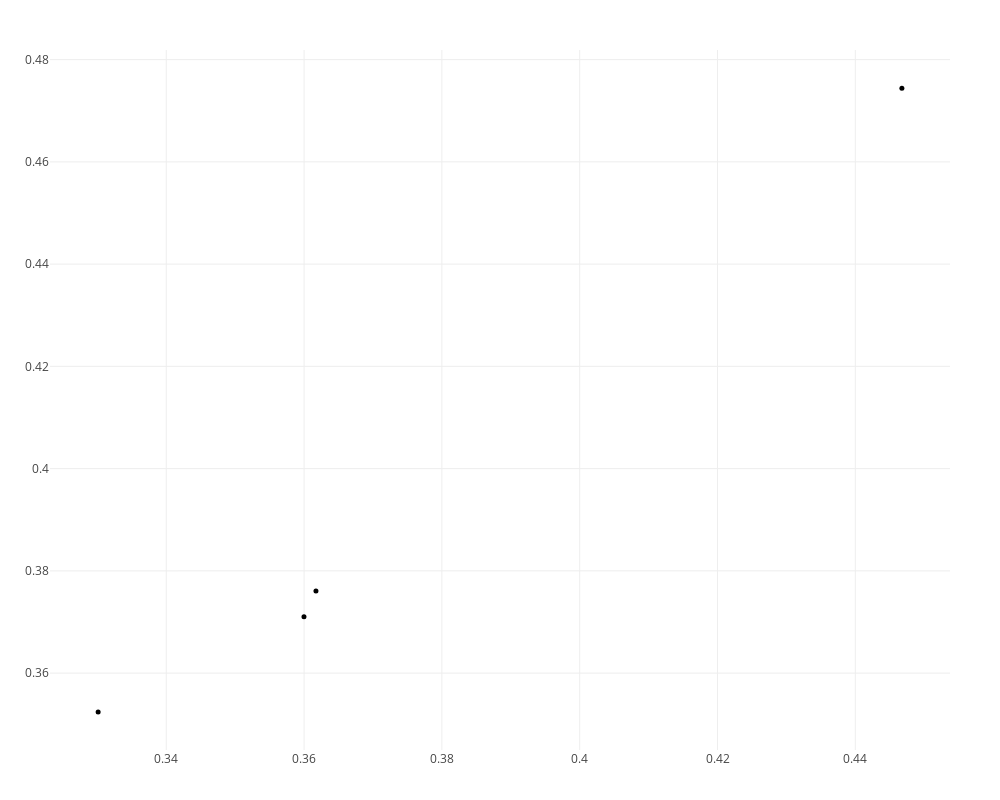

Here is the notebook cell this chart was saved with:
### Code cell
plotpersistencediagram_pjs(PH,dim=2)

### Figure 1 — Plotly figure (JSON) as saved in the notebook; plotly's stock layout.template omitted (floating-point values rounded to 4 significant figures)
{"data": [{"hoverinfo": "x+y+text", "marker": {"color": "black", "size": 5}, "mode": "markers", "text": ["class/size  1/18", "class/size  2/16", "class/size  3/44", "class/size  4/24"], "textfont": {"family": "Raleway, sans-serif"}, "textposition": "top center", "type": "scatter", "x": [0.36, 0.3617, 0.3301, 0.4468], "y": [0.371, 0.3761, 0.3524, 0.4744]}, {"hoverinfo": "x+text", "marker": {"color": "red", "size": 6}, "mode": "markers", "text": [], "textfont": {"family": "Raleway, sans-serif"}, "textposition": "top center", "type": "scatter", "x": [], "y": []}], "layout": {"height": 800, "hovermode": "closest", "margin": {"b": 50, "l": 50, "r": 50, "t": 50}, "scene": {"aspectmode": "manual", "aspectratio": {"x": 1, "y": 1.046}}, "showlegend": false, "width": 1000}}
